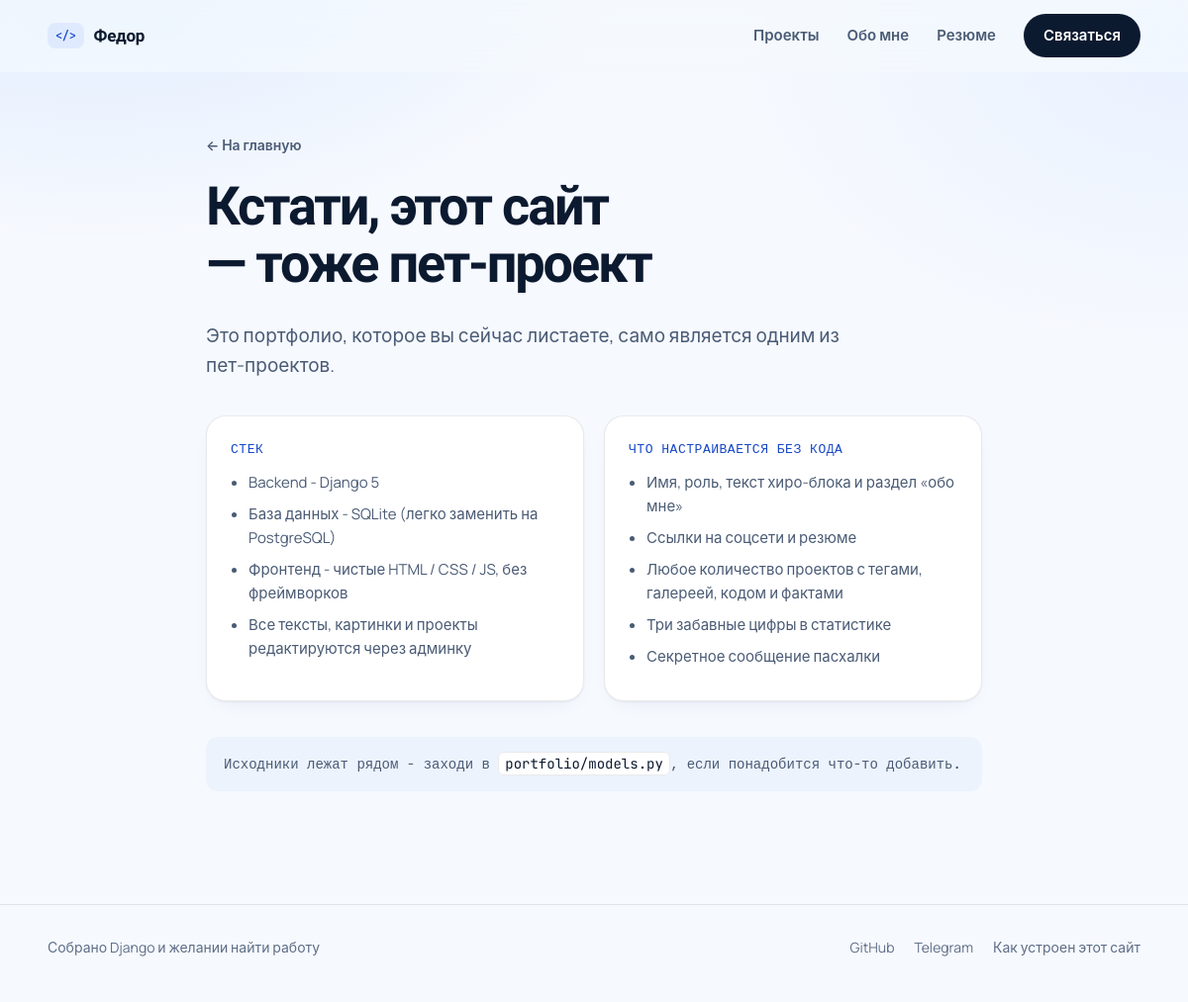
Screenshot of /o-sayte/ with the database file from the repository.
### portfolio/models.py (models this page shows, shortened)
class SiteConfig(models.Model):
    owner_name = models.CharField(
        "Имя", max_length=100, default="Твоё Имя",
        help_text="Отображается в шапке и хиро-блоке.",
    )
    role_title = models.CharField(
        "Роль / профессия", max_length=150,
        default="Разработчик и дизайнер",
        help_text='Например: "Python-разработчик" или "Fullstack + UI/UX".',
    )
    hero_tagline = models.TextField(
        "Текст хиро-блока", max_length=400,
        default="Собираю пет-проекты, которые не стыдно показать. "
                "Иногда даже доделываю их до конца.",
    )
    about_text = models.TextField(
        "Текст \"обо мне\"", blank=True,
        default="Расскажи здесь пару абзацев о себе: чем занимаешься, "
                "что любишь в разработке и дизайне, что ищешь.",
    )
    avatar = models.ImageField(
        "Аватар", upload_to="site/", blank=True, null=True,
        help_text="Квадратное изображение хорошо смотрится лучше всего.",
    )
    email = models.EmailField("Почта", blank=True)
    github_url = models.URLField("GitHub", blank=True)
    telegram_url = models.URLField("Telegram", blank=True)
    linkedin_url = models.URLField("LinkedIn", blank=True)
    extra_link_label = models.CharField(
        "Доп. ссылка — подпись", max_length=50, blank=True,
        help_text='Например: "Behance" или "Мой блог".',
    )
    extra_link_url = models.URLField("Доп. ссылка — адрес", blank=True)
    resume_file = models.FileField(
        "Файл резюме (PDF)", upload_to="site/", blank=True, null=True,
    )
    stat1_value = models.CharField("Статистика 1 — число", max_length=20, default="42")
    stat1_label = models.CharField("Статистика 1 — подпись", max_length=60, default="раздавленных багов")
    stat2_value = models.CharField("Статистика 2 — число", max_length=20, default="9000+")
    stat2_label = models.CharField("Статистика 2 — подпись", max_length=60, default="чашек кофе")
    stat3_value = models.CharField("Статистика 3 — число", max_length=20, default="3 AM")
    stat3_label = models.CharField("Статистика 3 — подпись", max_length=60, default="типичное время коммита")
    footer_note = models.CharField(
        "Строка в подвале", max_length=200,
        default="Собрано на чае, Django и лёгком перфекционизме.",
    )
    easter_egg_message = models.CharField(
        "Секретное сообщение (пасхалка)", max_length=200, blank=True,
        default="Ты нашёл(а) секретную комбинацию клавиш. Держи печеньку 🍪",
        help_text="Показывается всплывающей подсказкой на Konami-код "
                   "(↑ ↑ ↓ ↓ ← → ← → B A).",
    )
    class Meta:
        verbose_name = "Настройки сайта"
        verbose_name_plural = "Настройки сайта"
    @classmethod
    def load(cls):
        obj, _ = cls.objects.get_or_create(pk=1)
        return obj

### portfolio/views.py (the view)
# urls.py: path("o-sayte/", views.AboutSiteView.as_view(), name="about_site"),
class AboutSiteView(TemplateView):
    template_name = "portfolio/about_site.html"

### portfolio/context_processors.py (called while the page is built)
def site_config(request):
    return {"site": SiteConfig.load()}

### portfolio/templates/portfolio/about_site.html (shortened to what this page needs)
{% extends "portfolio/base.html" %}
{% block content %}
<section class="about-site wrap">
    <a href="{% url 'portfolio:home' %}" class="back-link">← На главную</a>
    <h1>Кстати, этот сайт — тоже пет-проект</h1>
    <p class="about-site__lead">
        Это портфолио, которое вы сейчас листаете, само является одним из
        пет-проектов.
    </p>
    <div class="about-site__grid">
        <div class="about-site__block">
            <h3>Стек</h3>
            <ul>
                <li>Backend - Django 5</li>
                <li>База данных - SQLite (легко заменить на PostgreSQL)</li>
                <li>Фронтенд - чистые HTML / CSS / JS, без фреймворков</li>
                <li>Все тексты, картинки и проекты редактируются через админку</li>
            </ul>
        </div>
        <div class="about-site__block">
            <h3>Что настраивается без кода</h3>
            <ul>
                <li>Имя, роль, текст хиро-блока и раздел «обо мне»</li>
                <li>Ссылки на соцсети и резюме</li>
                <li>Любое количество проектов с тегами, галереей, кодом и фактами</li>
                <li>Три забавные цифры в статистике</li>
                <li>Секретное сообщение пасхалки</li>
            </ul>
        </div>
    </div>
    <p class="about-site__note">
        Исходники лежат рядом - заходи в
        <code>portfolio/models.py</code>, если понадобится что-то добавить.
    </p>
</section>
{% endblock %}

### portfolio/templates/portfolio/base.html (shortened to what this page needs)
{% load static %}<!DOCTYPE html>
<html lang="ru">
<head>
    <link rel="stylesheet" href="{% static 'portfolio/css/style.css' %}">
</head>
<body>
<header class="site-header">
    <div class="wrap site-header__inner">
        <a href="{% url 'portfolio:home' %}" class="brand">
            <span class="brand__mark">&lt;/&gt;</span>
            <span class="brand__name">{{ site.owner_name }}</span>
        </a>
        <nav class="site-nav">
            <a href="{% url 'portfolio:home' %}#projects">Проекты</a>
            <a href="{% url 'portfolio:home' %}#about">Обо мне</a>
            {% if site.resume_file %}
                <a href="{{ site.resume_file.url }}" target="_blank" rel="noopener">Резюме</a>
            {% endif %}
            <a href="{% url 'portfolio:home' %}#contact" class="site-nav__cta">Связаться</a>
        </nav>
    </div>
</header>
<main>
    {% block content %}{% endblock %}
</main>
<footer class="site-footer">
    <div class="wrap site-footer__inner">
        <p class="site-footer__note">{{ site.footer_note }}</p>
        <div class="site-footer__links">
            {% if site.github_url %}<a href="{{ site.github_url }}" target="_blank" rel="noopener">GitHub</a>{% endif %}
            {% if site.telegram_url %}<a href="{{ site.telegram_url }}" target="_blank" rel="noopener">Telegram</a>{% endif %}
            <a href="{% url 'portfolio:about_site' %}">Как устроен этот сайт</a>
        </div>
    </div>
</footer>
</body>
</html>

### rows the page displays
SiteConfig: owner_name "Федор", footer_note "Собрано Django и желании найти работу"
